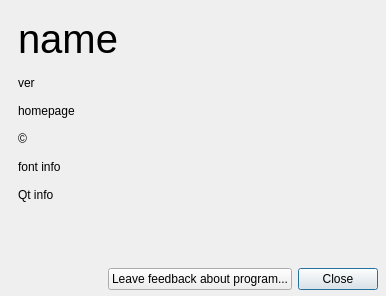
<?xml version="1.0" encoding="UTF-8"?>
<ui version="4.0">
 <class>AboutBoxClass</class>
 <widget class="QDialog" name="AboutBoxClass">
  <property name="geometry">
   <rect>
    <x>0</x>
    <y>0</y>
    <width>386</width>
    <height>296</height>
   </rect>
  </property>
  <property name="sizePolicy">
   <sizepolicy hsizetype="Minimum" vsizetype="Minimum">
    <horstretch>0</horstretch>
    <verstretch>0</verstretch>
   </sizepolicy>
  </property>
  <property name="minimumSize">
   <size>
    <width>386</width>
    <height>296</height>
   </size>
  </property>
  <property name="windowTitle">
   <string>About the program</string>
  </property>
  <layout class="QVBoxLayout" name="verticalLayout">
   <property name="leftMargin">
    <number>18</number>
   </property>
   <property name="topMargin">
    <number>6</number>
   </property>
   <property name="rightMargin">
    <number>8</number>
   </property>
   <property name="bottomMargin">
    <number>6</number>
   </property>
   <item>
    <layout class="QVBoxLayout" name="verticalLayout_2">
     <property name="spacing">
      <number>14</number>
     </property>
     <property name="topMargin">
      <number>10</number>
     </property>
     <property name="rightMargin">
      <number>10</number>
     </property>
     <item>
      <widget class="CustomLabel" name="lblName">
       <property name="font">
        <font>
         <pointsize>30</pointsize>
        </font>
       </property>
       <property name="text">
        <string notr="true">name</string>
       </property>
      </widget>
     </item>
     <item>
      <widget class="CustomLabel" name="lblVersion">
       <property name="sizePolicy">
        <sizepolicy hsizetype="Preferred" vsizetype="Fixed">
         <horstretch>0</horstretch>
         <verstretch>0</verstretch>
        </sizepolicy>
       </property>
       <property name="text">
        <string notr="true">ver</string>
       </property>
      </widget>
     </item>
     <item>
      <widget class="CustomLabel" name="lblHomePage">
       <property name="text">
        <string notr="true">homepage</string>
       </property>
       <property name="textFormat">
        <enum>Qt::RichText</enum>
       </property>
       <property name="scaledContents">
        <bool>false</bool>
       </property>
      </widget>
     </item>
     <item>
      <widget class="CustomLabel" name="lblCopyright">
       <property name="text">
        <string notr="true">©</string>
       </property>
       <property name="textFormat">
        <enum>Qt::RichText</enum>
       </property>
       <property name="wordWrap">
        <bool>true</bool>
       </property>
      </widget>
     </item>
     <item>
      <widget class="CustomLabel" name="lblFontInfo">
       <property name="text">
        <string notr="true">font info</string>
       </property>
       <property name="wordWrap">
        <bool>true</bool>
       </property>
       <property name="openExternalLinks">
        <bool>true</bool>
       </property>
      </widget>
     </item>
     <item>
      <widget class="CustomLabel" name="lblAboutQt">
       <property name="text">
        <string notr="true">Qt info</string>
       </property>
      </widget>
     </item>
     <item>
      <spacer name="verticalSpacer">
       <property name="orientation">
        <enum>Qt::Vertical</enum>
       </property>
       <property name="sizeType">
        <enum>QSizePolicy::Expanding</enum>
       </property>
       <property name="sizeHint" stdset="0">
        <size>
         <width>20</width>
         <height>20</height>
        </size>
       </property>
      </spacer>
     </item>
    </layout>
   </item>
   <item>
    <layout class="QHBoxLayout" name="horizontalLayout_2">
     <item>
      <spacer name="horizontalSpacer">
       <property name="orientation">
        <enum>Qt::Horizontal</enum>
       </property>
       <property name="sizeHint" stdset="0">
        <size>
         <width>40</width>
         <height>20</height>
        </size>
       </property>
      </spacer>
     </item>
     <item>
      <widget class="QPushButton" name="pbtSendComment">
       <property name="sizePolicy">
        <sizepolicy hsizetype="Fixed" vsizetype="Fixed">
         <horstretch>0</horstretch>
         <verstretch>0</verstretch>
        </sizepolicy>
       </property>
       <property name="text">
        <string>Leave feedback about program...</string>
       </property>
       <property name="autoDefault">
        <bool>false</bool>
       </property>
      </widget>
     </item>
     <item>
      <widget class="QPushButton" name="pushButton">
       <property name="text">
        <string>Close</string>
       </property>
       <property name="autoDefault">
        <bool>false</bool>
       </property>
       <property name="default">
        <bool>true</bool>
       </property>
      </widget>
     </item>
    </layout>
   </item>
  </layout>
 </widget>
 <layoutdefault spacing="6" margin="11"/>
 <customwidgets>
  <customwidget>
   <class>CustomLabel</class>
   <extends>QLabel</extends>
   <header location="global">utils/customlabel.h</header>
  </customwidget>
 </customwidgets>
 <resources/>
 <connections>
  <connection>
   <sender>pushButton</sender>
   <signal>clicked()</signal>
   <receiver>AboutBoxClass</receiver>
   <slot>reject()</slot>
   <hints>
    <hint type="sourcelabel">
     <x>328</x>
     <y>263</y>
    </hint>
    <hint type="destinationlabel">
     <x>379</x>
     <y>10</y>
    </hint>
   </hints>
  </connection>
 </connections>
</ui>
